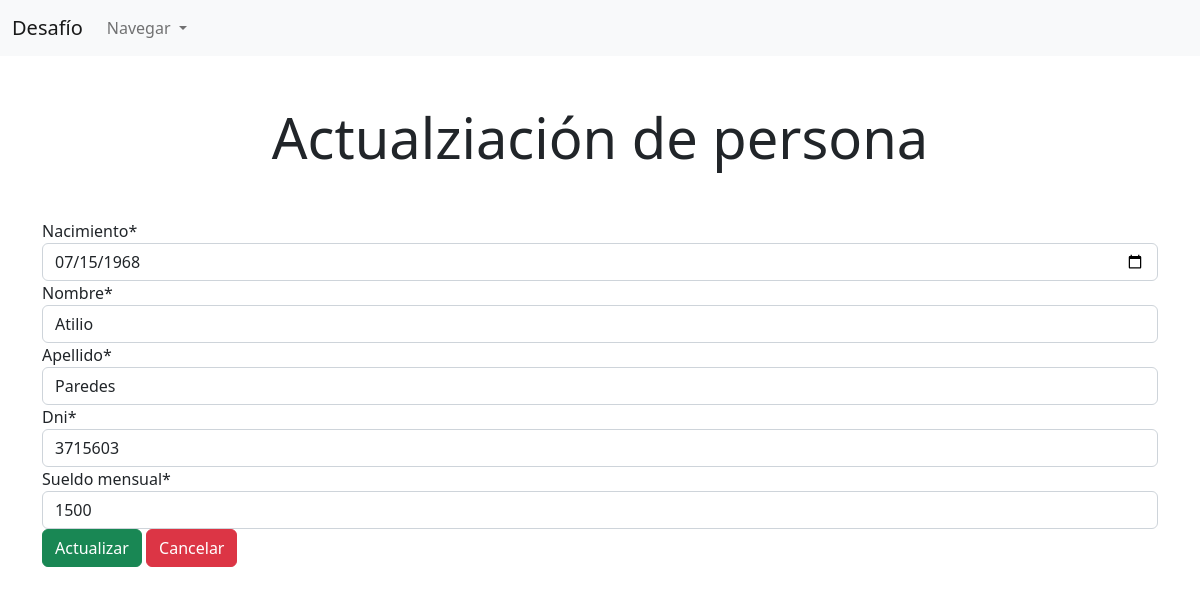
The app's page /editarPersona/6, older data.
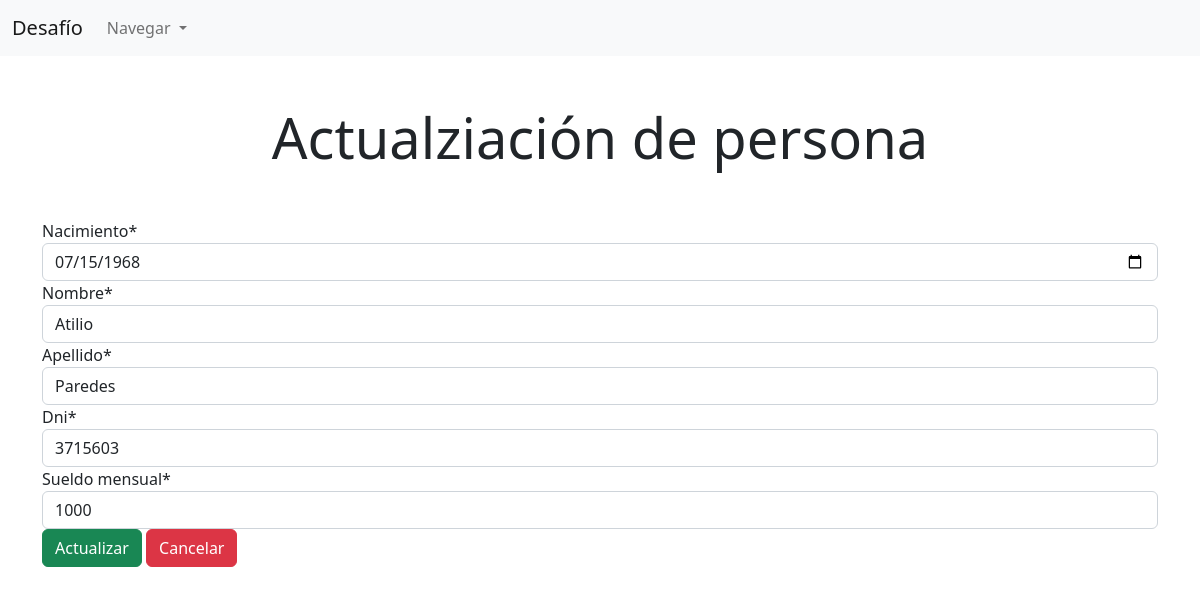
The same page, newer data.
### peliculas/models.py (models this page shows, shortened)
class tablaPersona(models.Model):
    nacimiento = models.DateField()
    nombre = models.CharField(max_length=155)
    apellido = models.CharField(max_length=155)
    dni = models.IntegerField()
    sueldo_mensual = models.IntegerField()

### peliculas/views.py (the view)
# urls.py: path('editarPersona/<int:id_persona>', personaView.editarPersona, name='editar'),
    def editarPersona(request, id_persona):
        persona = tablaPersona.objects.filter(id= id_persona).first()
        form = formularioPersona(instance= persona)
        return render(request, 'editarPersona.html', {'form':form, 'persona':persona})

### peliculas/forms.py
class formularioPersona(forms.ModelForm):
    class Meta:
        model = tablaPersona
        fields = '__all__'
        widgets = {'nacimiento': forms.DateInput( attrs={ 'type':'date' } ) }

### peliculas/templates/editarPersona.html (shortened to what this page needs)
{% extends 'base.html' %}
{% load crispy_forms_tags %}
{% block content%}
<br>
<h1 class="text-center display-4 my-4">Actualziación de persona</h1>
<br>
<div class="container">
    <form action="{% url 'actualizar' persona.id %}" method="POST">
        {{ form | crispy}}
        <button type="submit" class="btn btn-success">Actualizar</button>
        <a class="btn btn-danger" href="{% url 'listaPersonas' %}">Cancelar</a>
    </form>
</div>
{% endblock %}

Row changes from the older to the newer data that the page shows:
changed tablaPersona "Atilio": sueldo_mensual "1500" → "1000"
